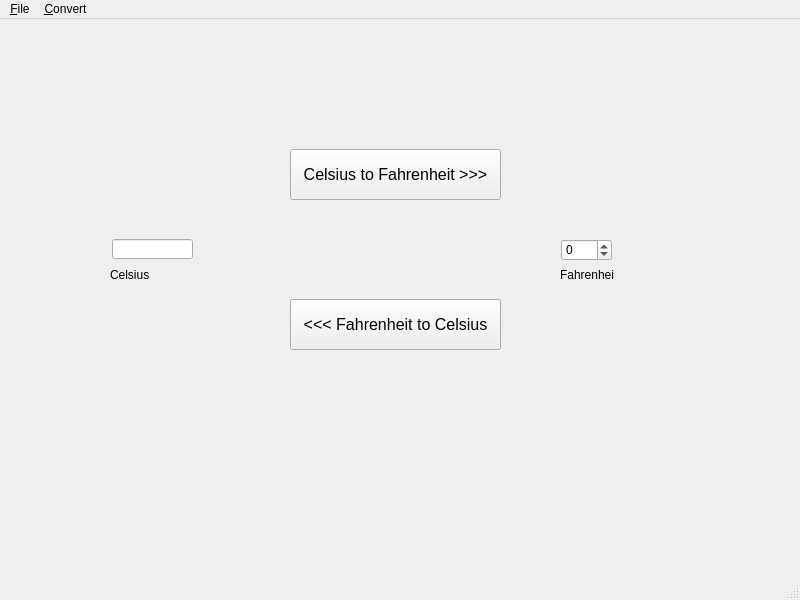
<?xml version="1.0" encoding="UTF-8"?>
<ui version="4.0">
 <class>MainWindow</class>
 <widget class="QMainWindow" name="MainWindow">
  <property name="geometry">
   <rect>
    <x>0</x>
    <y>0</y>
    <width>800</width>
    <height>600</height>
   </rect>
  </property>
  <property name="windowTitle">
   <string>MainWindow</string>
  </property>
  <widget class="QWidget" name="centralwidget">
   <widget class="QPushButton" name="btnCtoF">
    <property name="geometry">
     <rect>
      <x>290</x>
      <y>130</y>
      <width>211</width>
      <height>51</height>
     </rect>
    </property>
    <property name="font">
     <font>
      <pointsize>12</pointsize>
     </font>
    </property>
    <property name="text">
     <string>Celsius to Fahrenheit &gt;&gt;&gt;</string>
    </property>
    <property name="iconSize">
     <size>
      <width>16</width>
      <height>16</height>
     </size>
    </property>
   </widget>
   <widget class="QPushButton" name="btnFtoC">
    <property name="geometry">
     <rect>
      <x>290</x>
      <y>280</y>
      <width>211</width>
      <height>51</height>
     </rect>
    </property>
    <property name="font">
     <font>
      <pointsize>12</pointsize>
     </font>
    </property>
    <property name="text">
     <string>&lt;&lt;&lt; Fahrenheit to Celsius</string>
    </property>
    <property name="iconSize">
     <size>
      <width>16</width>
      <height>16</height>
     </size>
    </property>
   </widget>
   <widget class="QLabel" name="label">
    <property name="geometry">
     <rect>
      <x>110</x>
      <y>250</y>
      <width>54</width>
      <height>12</height>
     </rect>
    </property>
    <property name="text">
     <string>Celsius</string>
    </property>
   </widget>
   <widget class="QLineEdit" name="editCel">
    <property name="geometry">
     <rect>
      <x>112</x>
      <y>220</y>
      <width>81</width>
      <height>20</height>
     </rect>
    </property>
   </widget>
   <widget class="QLabel" name="label_2">
    <property name="geometry">
     <rect>
      <x>560</x>
      <y>250</y>
      <width>54</width>
      <height>12</height>
     </rect>
    </property>
    <property name="text">
     <string>Fahrenheit</string>
    </property>
   </widget>
   <widget class="QSpinBox" name="spinFahr">
    <property name="geometry">
     <rect>
      <x>561</x>
      <y>220</y>
      <width>51</width>
      <height>22</height>
     </rect>
    </property>
    <property name="minimum">
     <number>-460</number>
    </property>
    <property name="maximum">
     <number>1000000</number>
    </property>
   </widget>
  </widget>
  <widget class="QMenuBar" name="menubar">
   <property name="geometry">
    <rect>
     <x>0</x>
     <y>0</y>
     <width>800</width>
     <height>23</height>
    </rect>
   </property>
   <widget class="QMenu" name="menuFile">
    <property name="title">
     <string>&amp;File</string>
    </property>
    <addaction name="separator"/>
    <addaction name="actionExit"/>
   </widget>
   <widget class="QMenu" name="menuConvert">
    <property name="title">
     <string>&amp;Convert</string>
    </property>
    <addaction name="separator"/>
    <addaction name="actionC_to_F"/>
    <addaction name="actionF_to_C"/>
   </widget>
   <addaction name="menuFile"/>
   <addaction name="menuConvert"/>
  </widget>
  <widget class="QStatusBar" name="statusbar"/>
  <action name="actionC_to_F">
   <property name="text">
    <string>&amp;C to F</string>
   </property>
  </action>
  <action name="actionFotC">
   <property name="text">
    <string>FotC</string>
   </property>
  </action>
  <action name="actionExit">
   <property name="text">
    <string>&amp;Exit</string>
   </property>
  </action>
  <action name="actionF_to_C">
   <property name="text">
    <string>&amp;F to C</string>
   </property>
  </action>
 </widget>
 <resources/>
 <connections/>
</ui>
